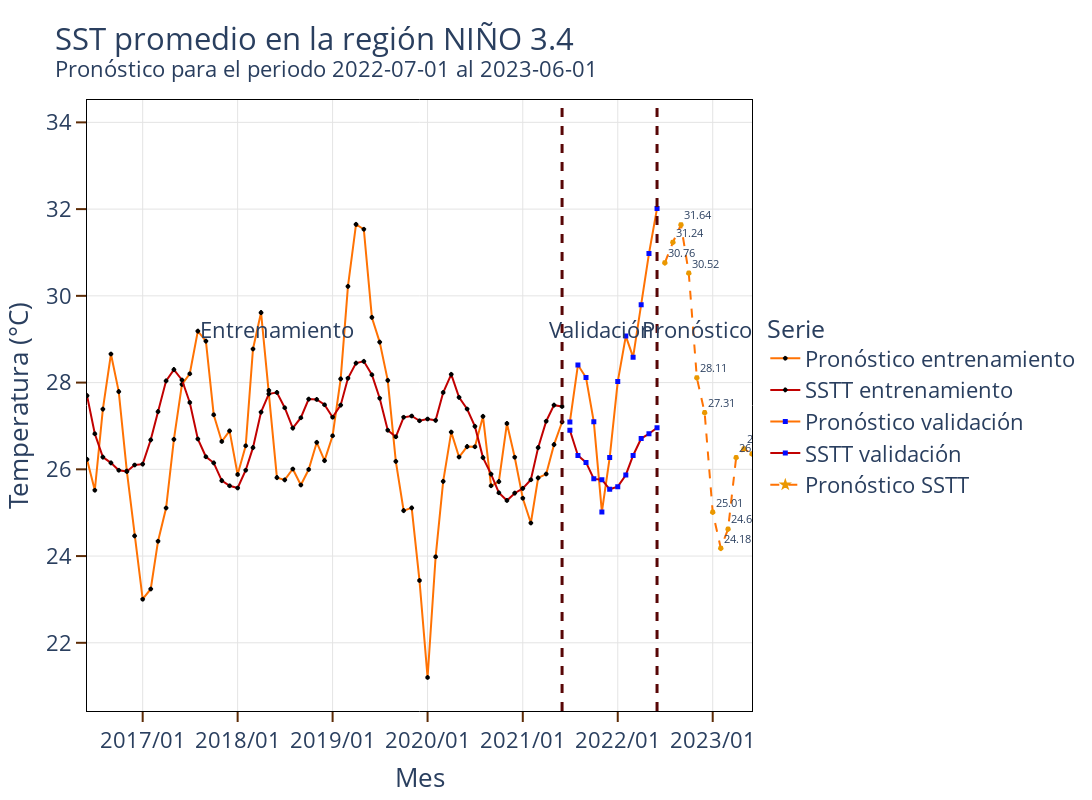

Write notebook code for a chart like this one.
### Code cell
fig = training_model.graf(data_figure_ajuste=pd_summary[pd_summary.type=='training'],
                        data_figure_validacion=pd_summary[pd_summary.type=='validation'],
                        data_figure_pronostico=pd_summary[pd_summary.type=='self_prediction'],
                        y='nino34_mean',
                        y_predict='prediction_nino34_mean')

fig.write_image('./figure/nino34/pronostico_sstt.png')
fig.show()

### Figure 1 — Plotly figure (JSON) as saved in the notebook; plotly's stock layout.template omitted (floating-point values rounded to 4 significant figures; data arrays with more than 128 entries replaced by an {"elided": "..."} marker saying what was removed)
{"data": [{"line": {"color": "#FF7203", "width": 2}, "marker": {"color": "#000000", "line": {"color": "#000000", "width": 3}, "size": 3, "symbol": "x-thin"}, "mode": "lines+markers", "name": "Pronóstico entrenamiento", "textfont": {"size": 11}, "type": "scatter", "x": {"elided": "858 str values"}, "y": {"elided": "858 float values"}}, {"line": {"color": "#C10101", "width": 2}, "marker": {"color": "#000000", "line": {"color": "#000000", "width": 3}, "size": 3, "symbol": "x-thin"}, "mode": "lines+markers", "name": "SSTT entrenamiento", "textfont": {"size": 11}, "type": "scatter", "x": {"elided": "858 str values"}, "y": {"elided": "858 float values"}}, {"line": {"color": "#FF7203", "width": 2}, "marker": {"color": "#030BFF", "line": {"color": "#030BFF", "width": 2}, "size": 3, "symbol": "square"}, "mode": "lines+markers", "name": "Pronóstico validación", "textfont": {"size": 11}, "type": "scatter", "x": ["2021-07-01T00:00:00", "2021-08-01T00:00:00", "2021-09-01T00:00:00", "2021-10-01T00:00:00", "2021-11-01T00:00:00", "2021-12-01T00:00:00", "2022-01-01T00:00:00", "2022-02-01T00:00:00", "2022-03-01T00:00:00", "2022-04-01T00:00:00", "2022-05-01T00:00:00", "2022-06-01T00:00:00"], "y": [27.09, 28.41, 28.12, 27.1, 25.02, 26.27, 28.02, 29.07, 28.59, 29.79, 30.97, 32.02]}, {"line": {"color": "#C10101", "width": 2}, "marker": {"color": "#030BFF", "line": {"color": "#030BFF", "width": 2}, "size": 3, "symbol": "square"}, "mode": "lines+markers", "name": "SSTT validación", "textfont": {"size": 11}, "type": "scatter", "x": ["2021-07-01T00:00:00", "2021-08-01T00:00:00", "2021-09-01T00:00:00", "2021-10-01T00:00:00", "2021-11-01T00:00:00", "2021-12-01T00:00:00", "2022-01-01T00:00:00", "2022-02-01T00:00:00", "2022-03-01T00:00:00", "2022-04-01T00:00:00", "2022-05-01T00:00:00", "2022-06-01T00:00:00"], "y": [26.9, 26.32, 26.16, 25.78, 25.76, 25.54, 25.6, 25.87, 26.32, 26.71, 26.82, 26.96]}, {"line": {"color": "#FF7203", "dash": "dash", "width": 2}, "marker": {"color": "#EA9800", "line": {"color": "#EA9800", "width": 3}, "size": 3, "symbol": "star"}, "mode": "lines+markers+text", "name": "Pronóstico SSTT", "text": ["30.76", "31.24", "31.64", "30.52", "28.11", "27.31", "25.01", "24.18", "24.62", "26.27", "26.47", "26.36"], "textfont": {"size": 11}, "textposition": "top right", "type": "scatter", "x": ["2022-07-01T00:00:00", "2022-08-01T00:00:00", "2022-09-01T00:00:00", "2022-10-01T00:00:00", "2022-11-01T00:00:00", "2022-12-01T00:00:00", "2023-01-01T00:00:00", "2023-02-01T00:00:00", "2023-03-01T00:00:00", "2023-04-01T00:00:00", "2023-05-01T00:00:00", "2023-06-01T00:00:00"], "y": [30.76, 31.24, 31.64, 30.52, 28.11, 27.31, 25.01, 24.18, 24.62, 26.27, 26.47, 26.36]}], "layout": {"annotations": [{"showarrow": false, "text": "Entrenamiento", "x": "2018-06-01T00:00:00", "y": 29, "yshift": 10}, {"showarrow": false, "text": "Validación", "x": "2021-11-01T00:00:00", "y": 29, "yshift": 10}, {"showarrow": false, "text": "Pronóstico", "x": "2022-11-01T00:00:00", "y": 29, "yshift": 10}], "font": {"size": 22}, "height": 800, "legend": {"font": {"size": 22}, "title": {"font": {"size": 25}, "text": "Serie"}, "y": 0.5}, "plot_bgcolor": "rgba(0,0,0,0)", "shapes": [{"line": {"color": "#580606", "dash": "dash", "width": 3}, "type": "line", "x0": "2021-06-01T00:00:00", "x1": "2021-06-01T00:00:00", "xref": "x", "y0": 0, "y1": 1, "yref": "y domain"}, {"line": {"color": "#580606", "dash": "dash", "width": 3}, "type": "line", "x0": "2022-06-01T00:00:00", "x1": "2022-06-01T00:00:00", "xref": "x", "y0": 0, "y1": 1, "yref": "y domain"}], "title": {"text": "\n                            SST promedio en la región NIÑO 3.4 \n                            <br><sup>Pronóstico para el periodo 2022-07-01 al 2023-06-01</sup>\n                            "}, "uniformtext": {"minsize": 8, "mode": "hide"}, "width": 1500, "xaxis": {"gridcolor": "#E4E4E4", "linecolor": "black", "linewidth": 1, "mirror": true, "range": ["2016-06-01T00:00:00", "2023-06-01T00:00:00"], "showline": true, "tickcolor": "#5C2B05", "tickformat": "%Y/%m", "ticklen": 10, "ticks": "outside", "tickwidth": 2, "title": {"text": "Mes"}}, "yaxis": {"gridcolor": "#E4E4E4", "linecolor": "black", "linewidth": 1, "mirror": true, "showline": true, "tickcolor": "#5C2B05", "ticklen": 10, "ticks": "outside", "tickwidth": 2, "title": {"text": "Temperatura (°C)"}}}}
